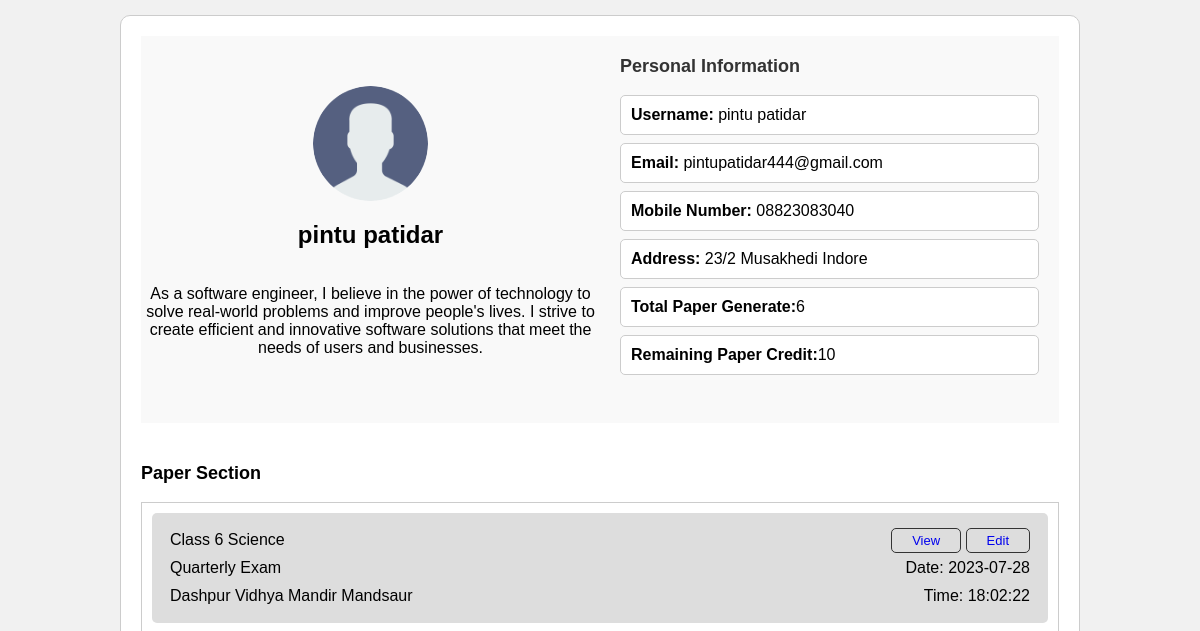
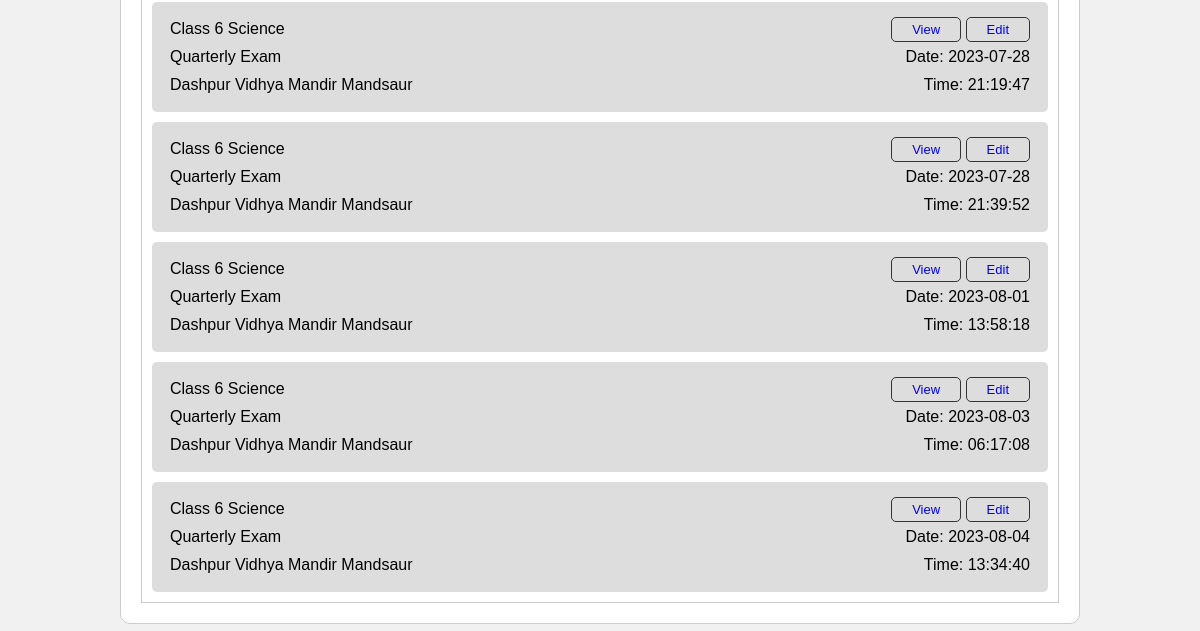
The app's page /profile/ (signed in), older data (2 pictures, top to bottom).
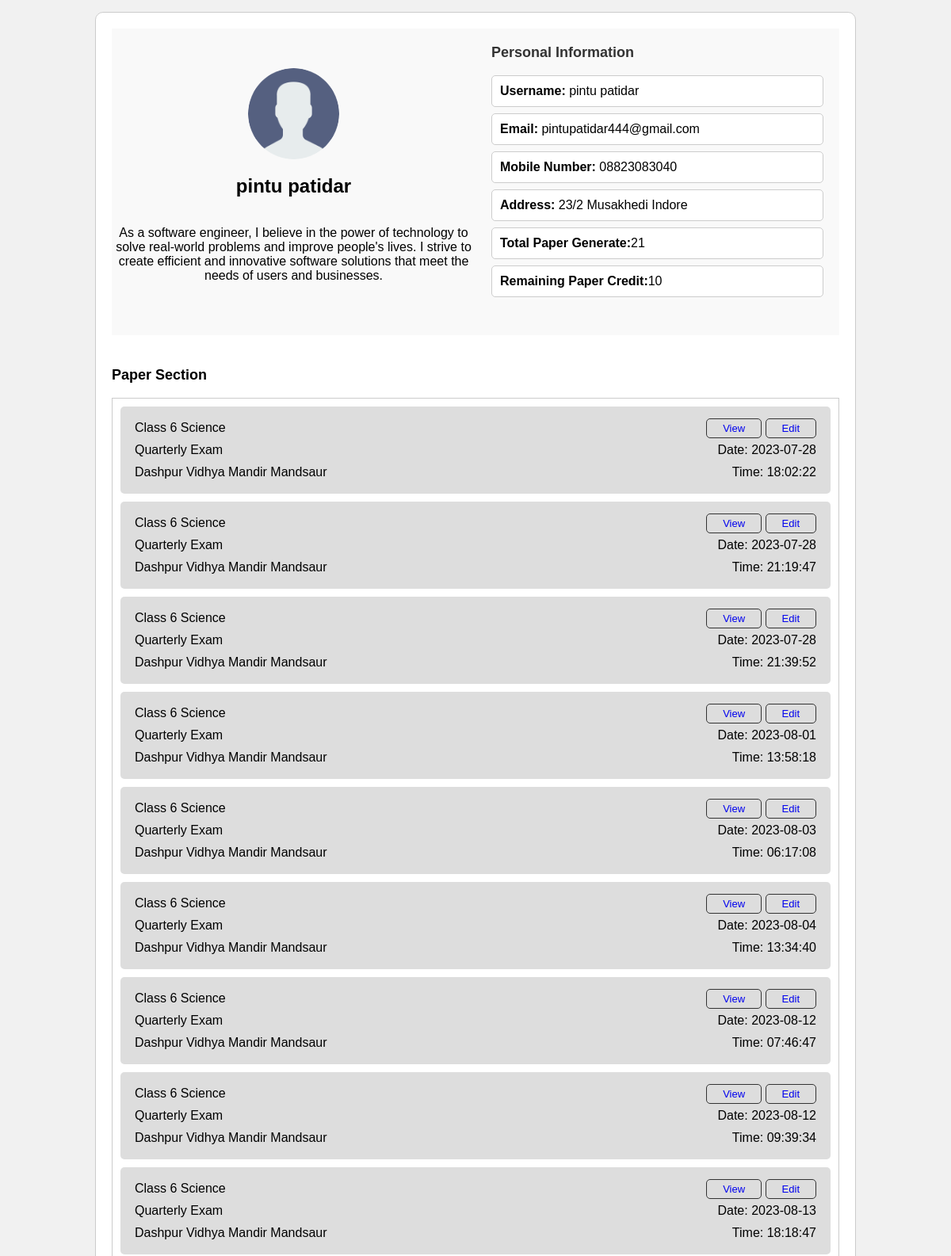
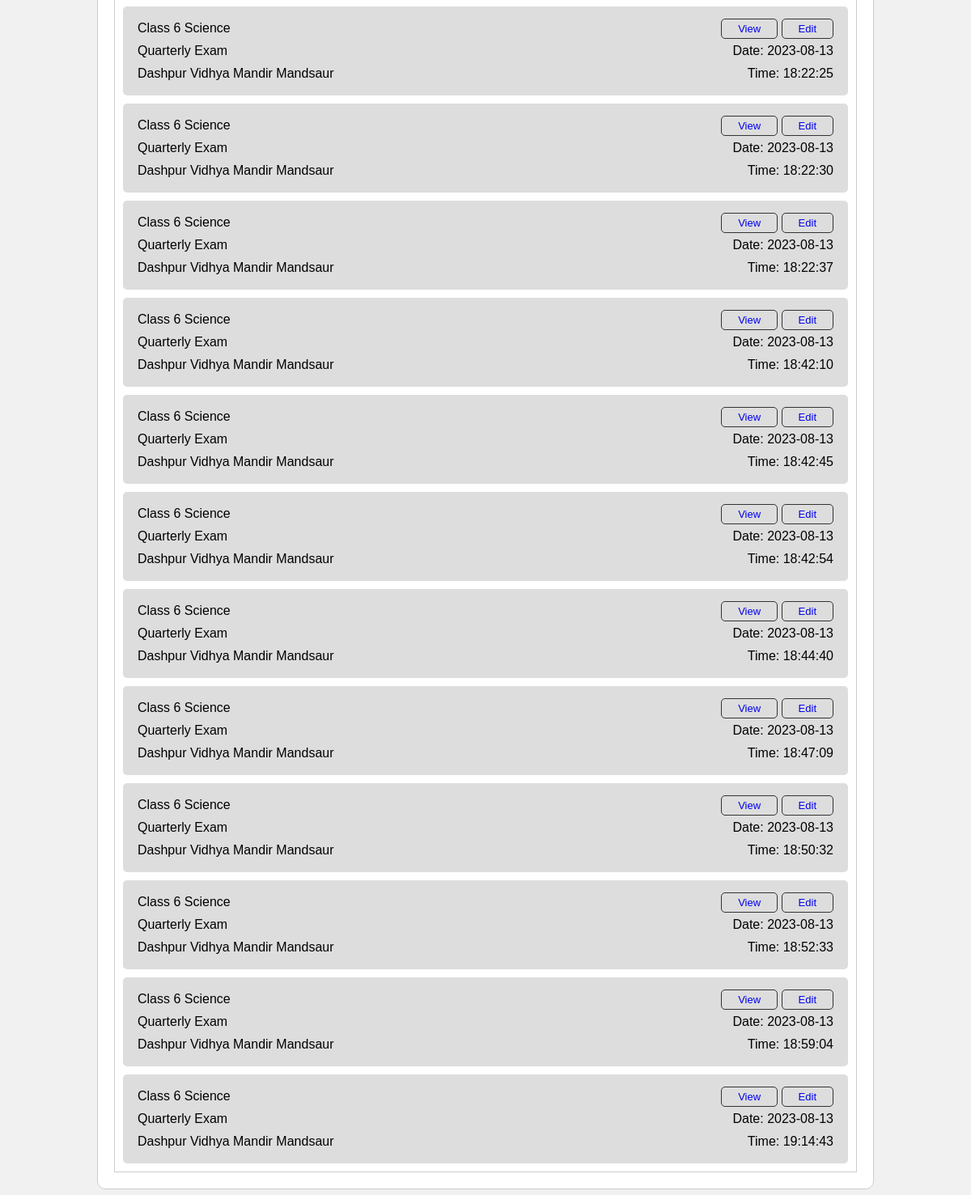
The same page, newer data (2 pictures, top to bottom).
### ToolCore/models.py (models this page shows, shortened)
class ToolLogin(models.Model):
    user = models.OneToOneField(UserLogin, on_delete=models.CASCADE)
    name = models.CharField(max_length=150)
    email = models.EmailField(unique=True)
    tool_id = models.CharField(max_length=100,unique=True)
    tool_password = models.CharField(max_length=128)
    paper_credential = models.IntegerField()

class UserLogin(models.Model):
    name = models.CharField(max_length=100)
    email = models.EmailField(unique=True)
    email_token = models.CharField(max_length=200,default=None,null=True)
    is_verified = models.BooleanField(default=False)
    mobile = models.CharField(max_length=15)
    address = models.CharField(max_length=200)
    password = models.CharField(max_length=128)

class Paper(models.Model):
    tool_login = models.ForeignKey(ToolLogin, on_delete=models.CASCADE)
    school_name = models.CharField(max_length=100)
    exam_name = models.CharField(max_length=100)
    class_name = models.CharField(max_length=100,default='class_not_defined')
    subject_name = models.CharField(max_length=100,default='subject_not_defined')
    created_date = models.DateTimeField(default=timezone.now)
    paper_html = models.TextField()
    solution_html = models.TextField()
    saved_paper = models.FileField(upload_to='saved_papers/')
    saved_solution = models.FileField(upload_to='saved_solutions/')

### ToolCore/views.py (the view)
# urls.py: path('profile/',views.profile, name='profile'),
def profile(request):
    tool_user_id = request.session.get('tool_user_id')
    tool_user = ToolLogin.objects.get(tool_id=tool_user_id)
    papers = Paper.objects.filter(tool_login=tool_user)
    context = {
        'user':tool_user,
        'papers': papers,
    }
    return render(request,'ToolCore/profile.html',context)

### ToolCore/templates/ToolCore/profile.html (shortened to what this page needs)
{% load static%}
<!DOCTYPE html>
<html>
<head>
</head>
<body>
    <div class="profile">
        <div class="profile-pic">
            <div class="left-part">
                <img src="{% static 'user.png' %}" alt="Profile Picture">
                <h2>{{user.name}}</h2>
                <p>As a software engineer, I believe in the power of technology to solve real-world problems and improve
                    people's lives. I strive to create efficient and innovative software solutions that meet the needs
                    of users and businesses.</p>
            </div>
            <div class="personal-info">
                <h3>Personal Information</h3>
                <p><strong>Username:</strong> {{user.name}}</p>
                <p><strong>Email:</strong> {{user.email}}</p>
                <p><strong>Mobile Number:</strong> {{user.user.mobile}}</p>
                <p><strong>Address:</strong> {{user.user.address}}</p>
                <p><strong>Total Paper Generate:</strong>{{ papers|length }}</p>
                <p><strong>Remaining Paper Credit:</strong>{{user.paper_credential}}</p>
            </div>
        </div>
        <div class="profile-info">
            <div class="paper-section">
                <h3>Paper Section</h3>
                <div class="paper-list">
                    {% for paper in papers %}
                    <div class="paper-item">
                        <li class="paper-heading">{{paper.class_name}} {{paper.subject_name}}<span>
                            <a href="{% url 'view-paper' paper.id %}">View</a>
                            <a href="{% url 'edit-paper' paper.id %}">Edit</a>
                        </span></li>
                        <li class="paper-heading">{{paper.exam_name}} <span>Date: {{ paper.created_date|date:"Y-m-d" }}</span></li>
                        <li class="paper-heading">{{paper.school_name}}<span>Time: {{ paper.created_date|time:"H:i:s" }}</span></li>
                    </div>
                    {% endfor %}
                </div>
            </div>
        </div>
    </div>
</body>
</html>

### ToolCore/templates/ToolCore/profile.html (style rules this page uses)
* { box-sizing: border-box; font-family: Arial, sans-serif; }
body { margin: 0; padding: 0; display: flex; align-items: center; justify-content: center; height: fit-content; background-color: #f1f1f1; }
.left-part { display: flex; flex-direction: column; align-items: center; justify-content: center; text-align: center; }
.profile { display: flex; flex-wrap: wrap; gap: 20px; max-width:80%; padding: 20px; background-color: #fff; border: 1px solid #ccc; border-radius: 10px; margin: 15px 0; }
.profile-pic { display: flex; align-items: center; justify-content: center; background-color: #f9f9f9; }
.profile-pic div { width: 50%; }
.profile-pic img { width: 25%; border-radius: 50%; }
.profile-info { flex-basis: 100%; }
.personal-info { margin-bottom: 20px; padding: 20px; border-radius: 5px; }
.personal-info h3 { margin-top: 0; font-size: 18px; color: #333; }
.personal-info p { margin: 8px 0; padding: 10px; border: 1px solid #ccc; background-color: #fff; border-radius: 5px; }
.paper-section { margin-top: 20px; }
.paper-section h3 { margin-top: 0; font-size: 18px; }
.paper-section .paper-list { display: flex; flex-direction: column; gap: 10px; padding: 0; margin: 0; }
.paper-section .paper-list { width: 100%; padding: 10px; border: 1px solid #ccc; background-color: #fff; text-align: center; }
.paper-item { height: fit-content; border-radius: 5px; background-color: #dddddd; padding: 8px; }
.paper-item li { list-style: none; text-align: left; margin: 10px; }
.paper-heading span { float: right; }
.paper-heading span a { border: 1px solid #333; padding: 4px 20px; text-decoration: none; font-size: small; border-radius: 5px; }

Row changes from the older to the newer data that the page shows:
added Paper: class_name "Class 6", subject_name "Science", exam_name "Quarterly Exam", created_date "2023-08-12", school_name "Dashpur Vidhya Mandir Mandsaur", created_date "07:46:47"
added Paper: class_name "Class 6", subject_name "Science", exam_name "Quarterly Exam", created_date "2023-08-12", school_name "Dashpur Vidhya Mandir Mandsaur", created_date "09:39:34"
added Paper: class_name "Class 6", subject_name "Science", exam_name "Quarterly Exam", created_date "2023-08-13", school_name "Dashpur Vidhya Mandir Mandsaur", created_date "18:18:47"
added Paper: class_name "Class 6", subject_name "Science", exam_name "Quarterly Exam", created_date "2023-08-13", school_name "Dashpur Vidhya Mandir Mandsaur", created_date "18:22:25"
added Paper: class_name "Class 6", subject_name "Science", exam_name "Quarterly Exam", created_date "2023-08-13", school_name "Dashpur Vidhya Mandir Mandsaur", created_date "18:22:30"
added Paper: class_name "Class 6", subject_name "Science", exam_name "Quarterly Exam", created_date "2023-08-13", school_name "Dashpur Vidhya Mandir Mandsaur", created_date "18:22:37"
added Paper: class_name "Class 6", subject_name "Science", exam_name "Quarterly Exam", created_date "2023-08-13", school_name "Dashpur Vidhya Mandir Mandsaur", created_date "18:42:10"
added Paper: class_name "Class 6", subject_name "Science", exam_name "Quarterly Exam", created_date "2023-08-13", school_name "Dashpur Vidhya Mandir Mandsaur", created_date "18:42:45"
added Paper: class_name "Class 6", subject_name "Science", exam_name "Quarterly Exam", created_date "2023-08-13", school_name "Dashpur Vidhya Mandir Mandsaur", created_date "18:42:54"
added Paper: class_name "Class 6", subject_name "Science", exam_name "Quarterly Exam", created_date "2023-08-13", school_name "Dashpur Vidhya Mandir Mandsaur", created_date "18:44:40"
added Paper: class_name "Class 6", subject_name "Science", exam_name "Quarterly Exam", created_date "2023-08-13", school_name "Dashpur Vidhya Mandir Mandsaur", created_date "18:47:09"
added Paper: class_name "Class 6", subject_name "Science", exam_name "Quarterly Exam", created_date "2023-08-13", school_name "Dashpur Vidhya Mandir Mandsaur", created_date "18:50:32"
added Paper: class_name "Class 6", subject_name "Science", exam_name "Quarterly Exam", created_date "2023-08-13", school_name "Dashpur Vidhya Mandir Mandsaur", created_date "18:52:33"
added Paper: class_name "Class 6", subject_name "Science", exam_name "Quarterly Exam", created_date "2023-08-13", school_name "Dashpur Vidhya Mandir Mandsaur", created_date "18:59:04"
added Paper: class_name "Class 6", subject_name "Science", exam_name "Quarterly Exam", created_date "2023-08-13", school_name "Dashpur Vidhya Mandir Mandsaur", created_date "19:14:43"
Text that changed along with them:
{{ papers|length }}: "6" → "21"
